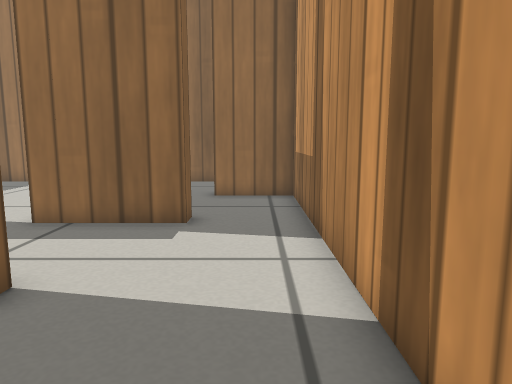
[1] (above)

16 first-person views from a walk through a Gazebo world. The camera is 0.4 m above the floor, tilts 8° down and sees 70° across. The floor is counted in squares, 0.2 m on a side. Each view is taken from the middle of a square. On the plan, view 1 faces up. The plan holds only what a view shows up to about 19 squares ahead; the rest is blank. Simple patterns stand in for the simulator's built-in surfaces.

[2]
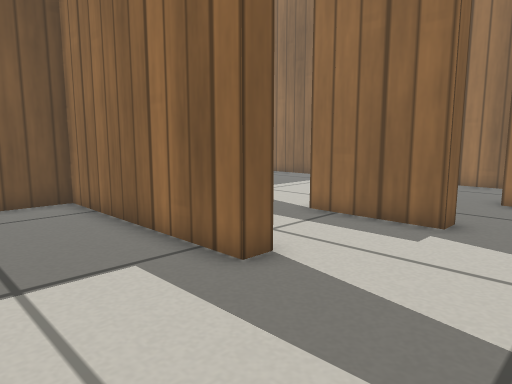

[3]
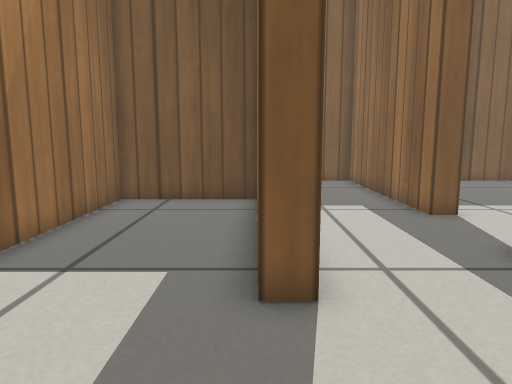

[4]
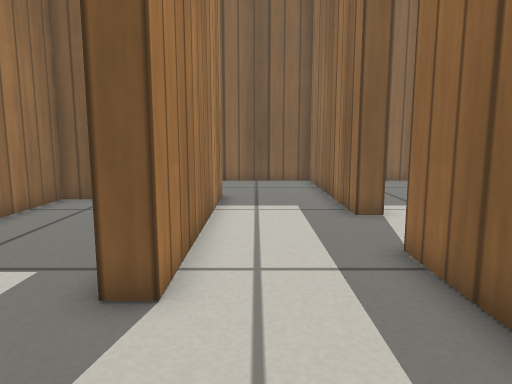

[5]
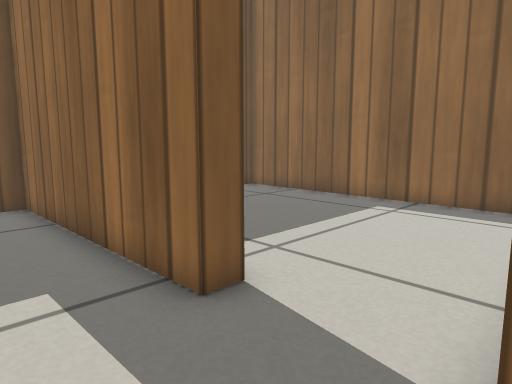

[6]
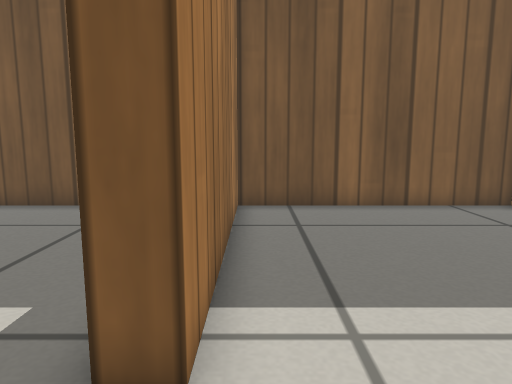

[7]
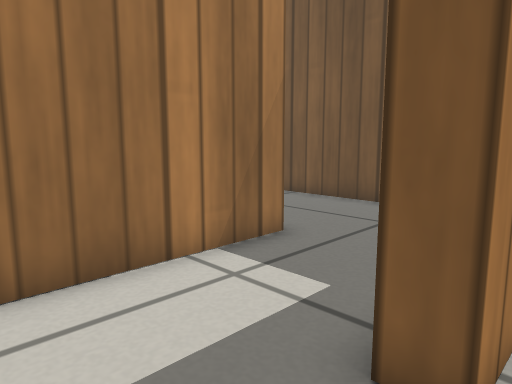

[8]
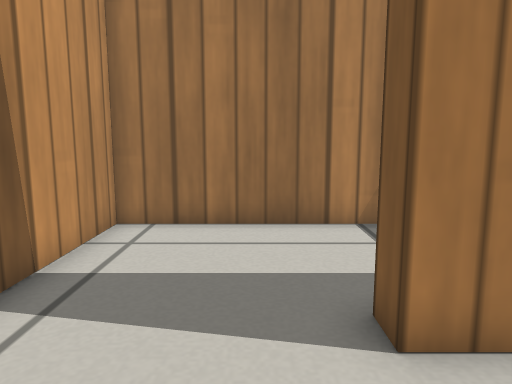

[9]
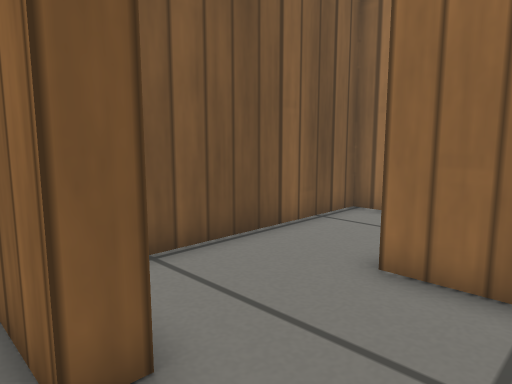

[10]
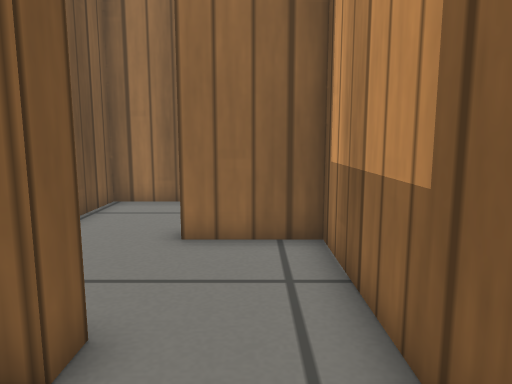

[11]
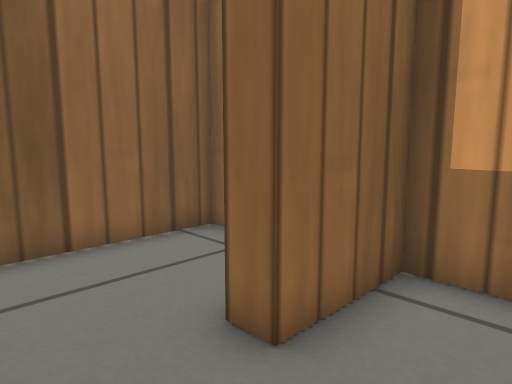

[12]
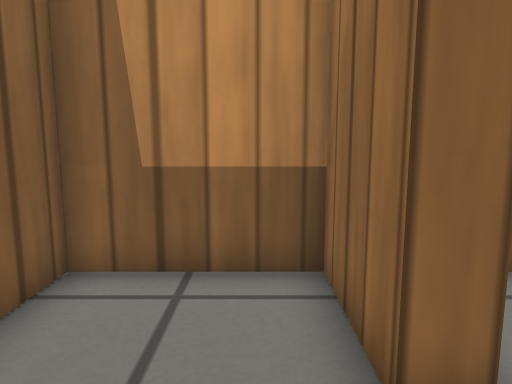

[13]
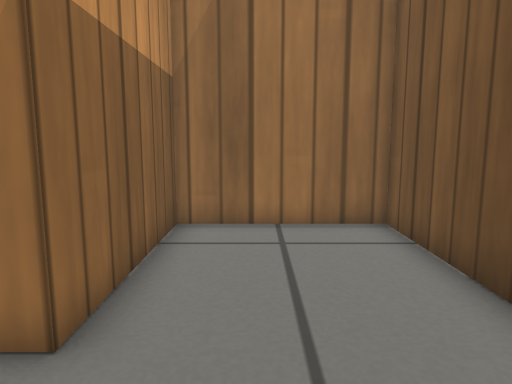

[14]
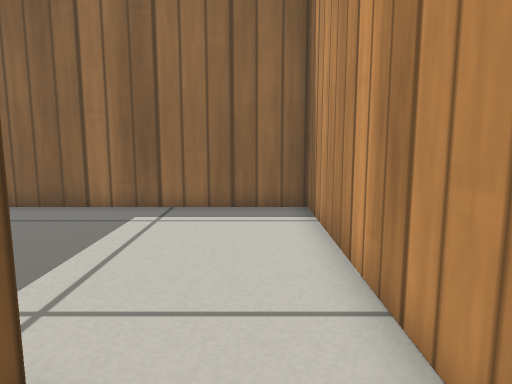

[15]
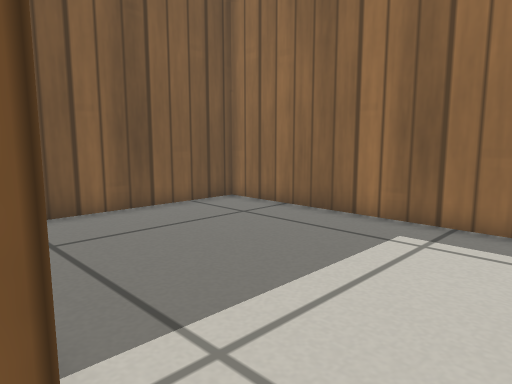

[16]
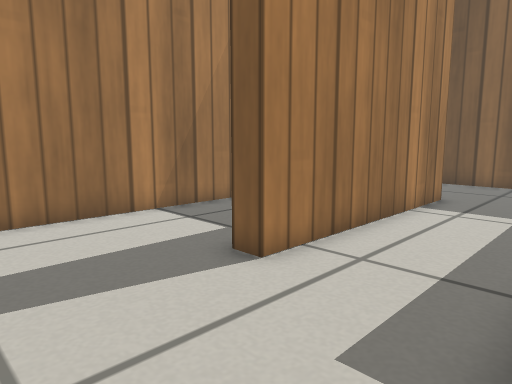

### Floor plan
Points are (right, up) in squares from view 1. A wall is a line through its corners. A room is listed if a view was taken in it or the views show most of it. See-through windows are left out.
Room 1 (views 1, 2, 3)
walls: (-3.3, 4.8) (-3.3, 4) (-11.3, 4) (-11.3, -0.6) (1.4, -0.6) (1.4, 5.6)
ways out: opening at (-1, 4.5) to room 2
Room 2 (views 4, 8, 9, 10, 16)
walls: (-1.7, 9.5) (-1.7, 8.7) (-3.6, 8.7); (1.4, 5.6) (1.4, 9.5)
ways out: opening at (-1, 4.5) to room 1; opening at (-4.5, 7) to room 3; opening at (0, 9) to room 5
Room 3 (views 5, 13, 14, 15)
walls: (-8.7, 9.4) (-8.7, 8.7) (-17.1, 8.7) (-17.1, -0.6) (-12.1, -0.6) (-12.1, 4.8) (-3.3, 4.8); (-3.6, 8.7) (-5.5, 8.7)
ways out: opening at (-4.5, 7) to room 2; opening at (-7, 9) to room 4
Room 4 (views 6, 7)
walls: (-5.4, 9) (-5.4, 17.9) (-17.1, 17.9) (-17.1, 9.4) (-8.7, 9.4)
ways out: opening at (-7, 9) to room 3
Room 5 (view 11)
walls: (-4.7, 14.4) (-4.7, 11); (1.4, 9.5) (1.4, 13.2) (-1.5, 13.2) (-1.5, 14)
ways out: opening at (0, 9) to room 2; opening at (-3, 13.5) to room 6
Room 6 (view 12)
walls: (-1.5, 14) (1.4, 14) (1.4, 17.9) (-4.7, 17.9) (-4.7, 14.4)
ways out: opening at (-3, 13.5) to room 5

Where each view was taken, in squares from view 1:
view 1: 0 up, 0 right, facing up
view 2: 0 up, 1 right, facing up-left
view 3: 4 up, 1 right, facing left
view 4: 6 up, 1 right, facing left
view 5: 6 up, 5 left, facing up-left
view 6: 10 up, 6 left, facing left
view 7: 10 up, 6 left, facing down-left
view 8: 8 up, 2 left, facing down
view 9: 8 up, 1 right, facing up-left
view 10: 6 up, 0 right, facing up
view 11: 11 up, 4 left, facing up-right
view 12: 15 up, 4 left, facing right
view 13: 8 up, 14 left, facing down
view 14: 7 up, 7 left, facing up
view 15: 9 up, 7 left, facing up-left
view 16: 9 up, 1 right, facing down-left
